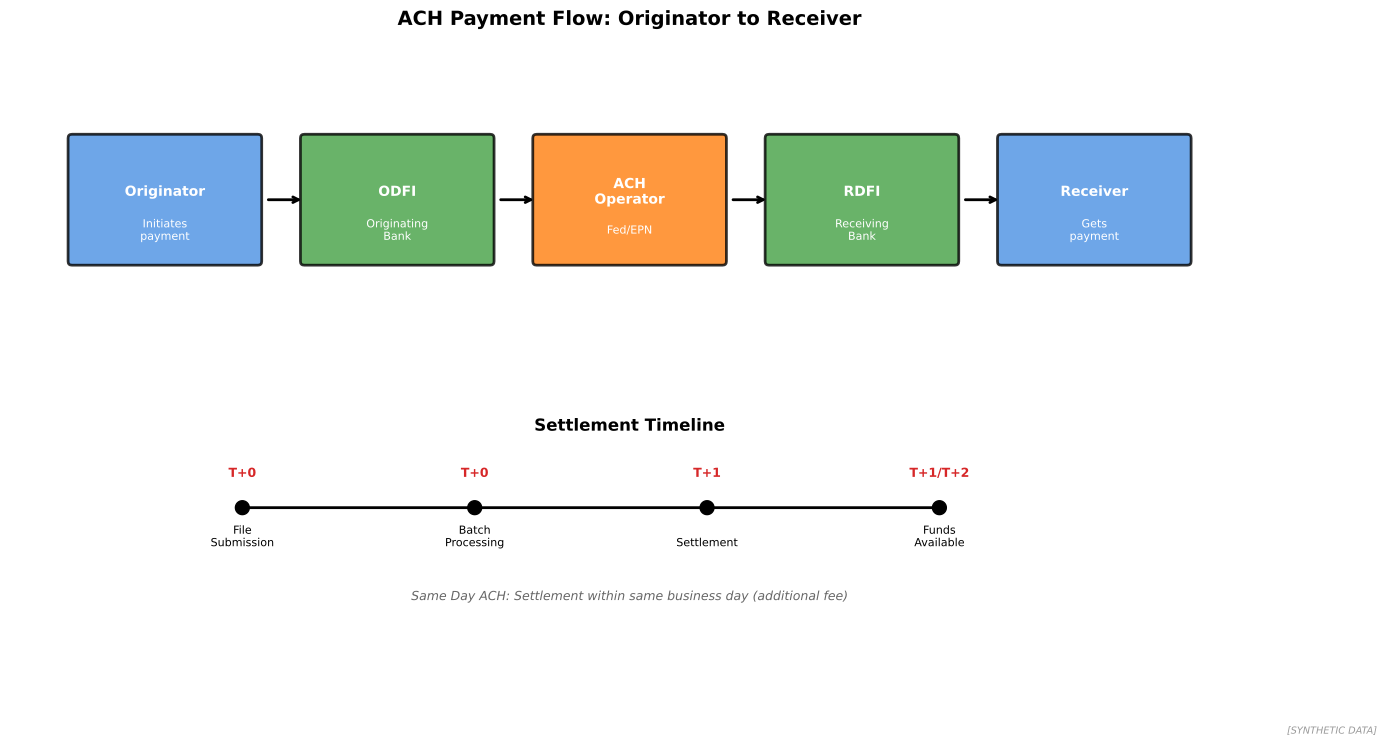

Here is the Python script that generated this plot:
"""
ACH Payment Flow
Automated Clearing House process

Output: ach_flow.pdf
Module: module_04_trad_finance
Lesson: 39 - Payment Rails
"""

from pathlib import Path
import matplotlib.pyplot as plt
import matplotlib.patches as mpatches
import numpy as np

CHART_METADATA = {
    'title': 'ACH Flow',
    'module': 'module_04_trad_finance',
    'lesson': 39,
    'url': 'https://github.com/Digital-AI-Finance/digital-finance/tree/main/module_04_trad_finance/figures/ach_flow'
}

plt.rcParams.update({'font.size': 10, 'axes.labelsize': 10})

def create_chart():
    fig, ax = plt.subplots(figsize=(16, 8))
    ax.set_xlim(0, 16)
    ax.set_ylim(0, 8)

    # Flow participants
    participants = [
        (2, 6, 'Originator', '#4A90E2', 'Initiates\npayment'),
        (5, 6, 'ODFI', '#44A044', 'Originating\nBank'),
        (8, 6, 'ACH\nOperator', '#FF7F0E', 'Fed/EPN'),
        (11, 6, 'RDFI', '#44A044', 'Receiving\nBank'),
        (14, 6, 'Receiver', '#4A90E2', 'Gets\npayment'),
    ]

    for x, y, label, color, desc in participants:
        rect = mpatches.FancyBboxPatch((x-1.2, y-0.8), 2.4, 1.6,
                                        boxstyle="round,pad=0.05",
                                        facecolor=color, alpha=0.8,
                                        edgecolor='black', linewidth=2)
        ax.add_patch(rect)
        ax.text(x, y + 0.1, label, ha='center', va='center', fontsize=10,
               fontweight='bold', color='white')
        ax.text(x, y - 0.4, desc, ha='center', va='center', fontsize=8, color='white')

        if x < 14:
            ax.annotate('', xy=(x+1.8, y), xytext=(x+1.3, y),
                       arrowprops=dict(arrowstyle='->', color='black', lw=2))

    # Timeline
    ax.text(8, 3, 'Settlement Timeline', fontsize=12, fontweight='bold', ha='center')

    timeline = [
        (3, 'T+0', 'File\nSubmission'),
        (6, 'T+0', 'Batch\nProcessing'),
        (9, 'T+1', 'Settlement'),
        (12, 'T+1/T+2', 'Funds\nAvailable'),
    ]

    for x, day, event in timeline:
        ax.plot(x, 2, 'ko', markersize=10)
        ax.text(x, 2.4, day, ha='center', fontsize=9, fontweight='bold', color='#D62728')
        ax.text(x, 1.5, event, ha='center', fontsize=8)

    ax.plot([3, 12], [2, 2], 'k-', linewidth=2)

    # Same Day ACH note
    ax.text(8, 0.8, 'Same Day ACH: Settlement within same business day (additional fee)',
           ha='center', fontsize=9, style='italic', color='#666666')

    ax.set_title('ACH Payment Flow: Originator to Receiver', fontsize=14, fontweight='bold', pad=15)
    ax.axis('off')

    fig.text(0.98, 0.02, '[SYNTHETIC DATA]', fontsize=7, color='#999999', ha='right', style='italic')

    output_path = Path(__file__).parent / 'ach_flow.pdf'
    plt.savefig(output_path, format='pdf', dpi=300, bbox_inches='tight')
    plt.close()
    print(f"Chart saved to: {output_path}")
    return output_path

if __name__ == '__main__':
    create_chart()
